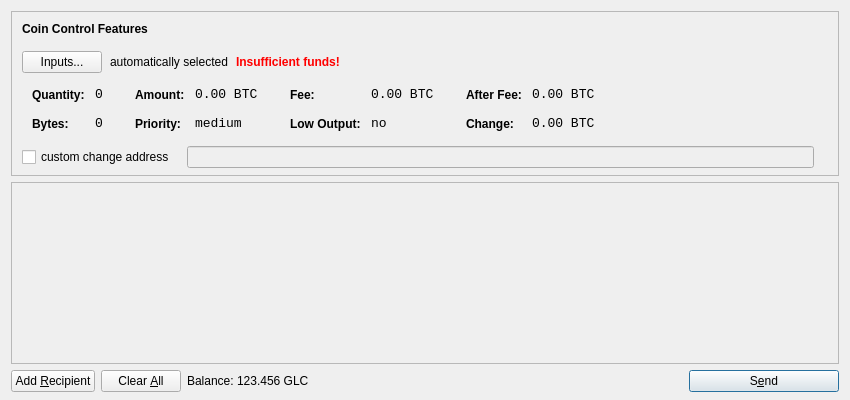
<?xml version="1.0" encoding="UTF-8"?>
<ui version="4.0">
 <class>SendCoinsDialog</class>
 <widget class="QDialog" name="SendCoinsDialog">
  <property name="geometry">
   <rect>
    <x>0</x>
    <y>0</y>
    <width>850</width>
    <height>400</height>
   </rect>
  </property>
  <property name="windowTitle">
   <string>Send Coins</string>
  </property>
  <layout class="QVBoxLayout" name="verticalLayout" stretch="0,1,0">
   <property name="bottomMargin">
    <number>8</number>
   </property>
   <item>
    <widget class="QFrame" name="frameCoinControl">
     <property name="sizePolicy">
      <sizepolicy hsizetype="Expanding" vsizetype="Expanding">
       <horstretch>0</horstretch>
       <verstretch>0</verstretch>
      </sizepolicy>
     </property>
     <property name="maximumSize">
      <size>
       <width>16777215</width>
       <height>16777215</height>
      </size>
     </property>
     <property name="frameShape">
      <enum>QFrame::StyledPanel</enum>
     </property>
     <property name="frameShadow">
      <enum>QFrame::Sunken</enum>
     </property>
     <layout class="QVBoxLayout" name="verticalLayoutCoinControl2">
      <property name="spacing">
       <number>-1</number>
      </property>
      <property name="leftMargin">
       <number>0</number>
      </property>
      <property name="topMargin">
       <number>0</number>
      </property>
      <property name="rightMargin">
       <number>0</number>
      </property>
      <property name="bottomMargin">
       <number>6</number>
      </property>
      <item>
       <layout class="QVBoxLayout" name="verticalLayoutCoinControl" stretch="0,0,0,0,1">
        <property name="spacing">
         <number>0</number>
        </property>
        <property name="leftMargin">
         <number>10</number>
        </property>
        <property name="topMargin">
         <number>10</number>
        </property>
        <item>
         <layout class="QHBoxLayout" name="horizontalLayoutCoinControl1">
          <property name="bottomMargin">
           <number>15</number>
          </property>
          <item>
           <widget class="QLabel" name="labelCoinControlFeatures">
            <property name="sizePolicy">
             <sizepolicy hsizetype="Preferred" vsizetype="Maximum">
              <horstretch>0</horstretch>
              <verstretch>0</verstretch>
             </sizepolicy>
            </property>
            <property name="font">
             <font>
              <weight>75</weight>
              <bold>true</bold>
             </font>
            </property>
            <property name="styleSheet">
             <string notr="true">font-weight:bold;</string>
            </property>
            <property name="text">
             <string>Coin Control Features</string>
            </property>
           </widget>
          </item>
         </layout>
        </item>
        <item>
         <layout class="QHBoxLayout" name="horizontalLayoutCoinControl2" stretch="0,0,0,0">
          <property name="spacing">
           <number>8</number>
          </property>
          <property name="bottomMargin">
           <number>10</number>
          </property>
          <item>
           <widget class="QPushButton" name="pushButtonCoinControl">
            <property name="styleSheet">
             <string notr="true"/>
            </property>
            <property name="text">
             <string>Inputs...</string>
            </property>
           </widget>
          </item>
          <item>
           <widget class="QLabel" name="labelCoinControlAutomaticallySelected">
            <property name="text">
             <string>automatically selected</string>
            </property>
            <property name="margin">
             <number>5</number>
            </property>
           </widget>
          </item>
          <item>
           <widget class="QLabel" name="labelCoinControlInsuffFunds">
            <property name="font">
             <font>
              <weight>75</weight>
              <bold>true</bold>
             </font>
            </property>
            <property name="styleSheet">
             <string notr="true">color:red;font-weight:bold;</string>
            </property>
            <property name="text">
             <string>Insufficient funds!</string>
            </property>
            <property name="margin">
             <number>5</number>
            </property>
           </widget>
          </item>
          <item>
           <spacer name="horizontalSpacerCoinControl">
            <property name="orientation">
             <enum>Qt::Horizontal</enum>
            </property>
            <property name="sizeHint" stdset="0">
             <size>
              <width>40</width>
              <height>1</height>
             </size>
            </property>
           </spacer>
          </item>
         </layout>
        </item>
        <item>
         <widget class="QWidget" name="widgetCoinControl" native="true">
          <property name="sizePolicy">
           <sizepolicy hsizetype="Preferred" vsizetype="Preferred">
            <horstretch>0</horstretch>
            <verstretch>0</verstretch>
           </sizepolicy>
          </property>
          <property name="minimumSize">
           <size>
            <width>0</width>
            <height>0</height>
           </size>
          </property>
          <property name="styleSheet">
           <string notr="true"/>
          </property>
          <layout class="QHBoxLayout" name="horizontalLayoutCoinControl5">
           <property name="margin">
            <number>0</number>
           </property>
           <item>
            <layout class="QHBoxLayout" name="horizontalLayoutCoinControl3" stretch="0,0,0,1">
             <property name="spacing">
              <number>20</number>
             </property>
             <property name="topMargin">
              <number>0</number>
             </property>
             <property name="bottomMargin">
              <number>10</number>
             </property>
             <item>
              <layout class="QFormLayout" name="formLayoutCoinControl1">
               <property name="horizontalSpacing">
                <number>10</number>
               </property>
               <property name="verticalSpacing">
                <number>14</number>
               </property>
               <property name="leftMargin">
                <number>10</number>
               </property>
               <property name="topMargin">
                <number>4</number>
               </property>
               <property name="rightMargin">
                <number>6</number>
               </property>
               <item row="0" column="0">
                <widget class="QLabel" name="labelCoinControlQuantityText">
                 <property name="styleSheet">
                  <string notr="true">font-weight:bold;</string>
                 </property>
                 <property name="text">
                  <string>Quantity:</string>
                 </property>
                 <property name="margin">
                  <number>0</number>
                 </property>
                </widget>
               </item>
               <item row="0" column="1">
                <widget class="QLabel" name="labelCoinControlQuantity">
                 <property name="font">
                  <font>
                   <family>Monospace</family>
                   <pointsize>10</pointsize>
                  </font>
                 </property>
                 <property name="cursor">
                  <cursorShape>IBeamCursor</cursorShape>
                 </property>
                 <property name="contextMenuPolicy">
                  <enum>Qt::ActionsContextMenu</enum>
                 </property>
                 <property name="text">
                  <string notr="true">0</string>
                 </property>
                 <property name="margin">
                  <number>0</number>
                 </property>
                 <property name="textInteractionFlags">
                  <set>Qt::LinksAccessibleByMouse|Qt::TextSelectableByKeyboard|Qt::TextSelectableByMouse</set>
                 </property>
                </widget>
               </item>
               <item row="1" column="0">
                <widget class="QLabel" name="labelCoinControlBytesText">
                 <property name="styleSheet">
                  <string notr="true">font-weight:bold;</string>
                 </property>
                 <property name="text">
                  <string>Bytes:</string>
                 </property>
                </widget>
               </item>
               <item row="1" column="1">
                <widget class="QLabel" name="labelCoinControlBytes">
                 <property name="font">
                  <font>
                   <family>Monospace</family>
                   <pointsize>10</pointsize>
                  </font>
                 </property>
                 <property name="cursor">
                  <cursorShape>IBeamCursor</cursorShape>
                 </property>
                 <property name="contextMenuPolicy">
                  <enum>Qt::ActionsContextMenu</enum>
                 </property>
                 <property name="text">
                  <string notr="true">0</string>
                 </property>
                 <property name="textInteractionFlags">
                  <set>Qt::LinksAccessibleByMouse|Qt::TextSelectableByKeyboard|Qt::TextSelectableByMouse</set>
                 </property>
                </widget>
               </item>
              </layout>
             </item>
             <item>
              <layout class="QFormLayout" name="formLayoutCoinControl2">
               <property name="horizontalSpacing">
                <number>10</number>
               </property>
               <property name="verticalSpacing">
                <number>14</number>
               </property>
               <property name="leftMargin">
                <number>6</number>
               </property>
               <property name="topMargin">
                <number>4</number>
               </property>
               <property name="rightMargin">
                <number>6</number>
               </property>
               <item row="0" column="0">
                <widget class="QLabel" name="labelCoinControlAmountText">
                 <property name="styleSheet">
                  <string notr="true">font-weight:bold;</string>
                 </property>
                 <property name="text">
                  <string>Amount:</string>
                 </property>
                 <property name="margin">
                  <number>0</number>
                 </property>
                </widget>
               </item>
               <item row="0" column="1">
                <widget class="QLabel" name="labelCoinControlAmount">
                 <property name="font">
                  <font>
                   <family>Monospace</family>
                   <pointsize>10</pointsize>
                  </font>
                 </property>
                 <property name="cursor">
                  <cursorShape>IBeamCursor</cursorShape>
                 </property>
                 <property name="contextMenuPolicy">
                  <enum>Qt::ActionsContextMenu</enum>
                 </property>
                 <property name="text">
                  <string notr="true">0.00 BTC</string>
                 </property>
                 <property name="textInteractionFlags">
                  <set>Qt::LinksAccessibleByMouse|Qt::TextSelectableByKeyboard|Qt::TextSelectableByMouse</set>
                 </property>
                </widget>
               </item>
               <item row="1" column="0">
                <widget class="QLabel" name="labelCoinControlPriorityText">
                 <property name="styleSheet">
                  <string notr="true">font-weight:bold;</string>
                 </property>
                 <property name="text">
                  <string>Priority:</string>
                 </property>
                </widget>
               </item>
               <item row="1" column="1">
                <widget class="QLabel" name="labelCoinControlPriority">
                 <property name="font">
                  <font>
                   <family>Monospace</family>
                   <pointsize>10</pointsize>
                  </font>
                 </property>
                 <property name="cursor">
                  <cursorShape>IBeamCursor</cursorShape>
                 </property>
                 <property name="contextMenuPolicy">
                  <enum>Qt::ActionsContextMenu</enum>
                 </property>
                 <property name="text">
                  <string>medium</string>
                 </property>
                 <property name="textInteractionFlags">
                  <set>Qt::LinksAccessibleByMouse|Qt::TextSelectableByKeyboard|Qt::TextSelectableByMouse</set>
                 </property>
                </widget>
               </item>
              </layout>
             </item>
             <item>
              <layout class="QFormLayout" name="formLayoutCoinControl3">
               <property name="horizontalSpacing">
                <number>10</number>
               </property>
               <property name="verticalSpacing">
                <number>14</number>
               </property>
               <property name="leftMargin">
                <number>6</number>
               </property>
               <property name="topMargin">
                <number>4</number>
               </property>
               <property name="rightMargin">
                <number>6</number>
               </property>
               <item row="0" column="0">
                <widget class="QLabel" name="labelCoinControlFeeText">
                 <property name="styleSheet">
                  <string notr="true">font-weight:bold;</string>
                 </property>
                 <property name="text">
                  <string>Fee:</string>
                 </property>
                 <property name="margin">
                  <number>0</number>
                 </property>
                </widget>
               </item>
               <item row="0" column="1">
                <widget class="QLabel" name="labelCoinControlFee">
                 <property name="font">
                  <font>
                   <family>Monospace</family>
                   <pointsize>10</pointsize>
                  </font>
                 </property>
                 <property name="cursor">
                  <cursorShape>IBeamCursor</cursorShape>
                 </property>
                 <property name="contextMenuPolicy">
                  <enum>Qt::ActionsContextMenu</enum>
                 </property>
                 <property name="text">
                  <string notr="true">0.00 BTC</string>
                 </property>
                 <property name="textInteractionFlags">
                  <set>Qt::LinksAccessibleByMouse|Qt::TextSelectableByKeyboard|Qt::TextSelectableByMouse</set>
                 </property>
                </widget>
               </item>
               <item row="1" column="0">
                <widget class="QLabel" name="labelCoinControlLowOutputText">
                 <property name="styleSheet">
                  <string notr="true">font-weight:bold;</string>
                 </property>
                 <property name="text">
                  <string>Low Output:</string>
                 </property>
                </widget>
               </item>
               <item row="1" column="1">
                <widget class="QLabel" name="labelCoinControlLowOutput">
                 <property name="font">
                  <font>
                   <family>Monospace</family>
                   <pointsize>10</pointsize>
                  </font>
                 </property>
                 <property name="cursor">
                  <cursorShape>IBeamCursor</cursorShape>
                 </property>
                 <property name="contextMenuPolicy">
                  <enum>Qt::ActionsContextMenu</enum>
                 </property>
                 <property name="text">
                  <string>no</string>
                 </property>
                 <property name="textInteractionFlags">
                  <set>Qt::LinksAccessibleByMouse|Qt::TextSelectableByKeyboard|Qt::TextSelectableByMouse</set>
                 </property>
                </widget>
               </item>
              </layout>
             </item>
             <item>
              <layout class="QFormLayout" name="formLayoutCoinControl4">
               <property name="horizontalSpacing">
                <number>10</number>
               </property>
               <property name="verticalSpacing">
                <number>14</number>
               </property>
               <property name="leftMargin">
                <number>6</number>
               </property>
               <property name="topMargin">
                <number>4</number>
               </property>
               <property name="rightMargin">
                <number>6</number>
               </property>
               <item row="0" column="0">
                <widget class="QLabel" name="labelCoinControlAfterFeeText">
                 <property name="styleSheet">
                  <string notr="true">font-weight:bold;</string>
                 </property>
                 <property name="text">
                  <string>After Fee:</string>
                 </property>
                 <property name="margin">
                  <number>0</number>
                 </property>
                </widget>
               </item>
               <item row="0" column="1">
                <widget class="QLabel" name="labelCoinControlAfterFee">
                 <property name="font">
                  <font>
                   <family>Monospace</family>
                   <pointsize>10</pointsize>
                  </font>
                 </property>
                 <property name="cursor">
                  <cursorShape>IBeamCursor</cursorShape>
                 </property>
                 <property name="contextMenuPolicy">
                  <enum>Qt::ActionsContextMenu</enum>
                 </property>
                 <property name="text">
                  <string notr="true">0.00 BTC</string>
                 </property>
                 <property name="textInteractionFlags">
                  <set>Qt::LinksAccessibleByMouse|Qt::TextSelectableByKeyboard|Qt::TextSelectableByMouse</set>
                 </property>
                </widget>
               </item>
               <item row="1" column="0">
                <widget class="QLabel" name="labelCoinControlChangeText">
                 <property name="styleSheet">
                  <string notr="true">font-weight:bold;</string>
                 </property>
                 <property name="text">
                  <string>Change:</string>
                 </property>
                </widget>
               </item>
               <item row="1" column="1">
                <widget class="QLabel" name="labelCoinControlChange">
                 <property name="font">
                  <font>
                   <family>Monospace</family>
                   <pointsize>10</pointsize>
                  </font>
                 </property>
                 <property name="cursor">
                  <cursorShape>IBeamCursor</cursorShape>
                 </property>
                 <property name="contextMenuPolicy">
                  <enum>Qt::ActionsContextMenu</enum>
                 </property>
                 <property name="text">
                  <string notr="true">0.00 BTC</string>
                 </property>
                 <property name="textInteractionFlags">
                  <set>Qt::LinksAccessibleByMouse|Qt::TextSelectableByKeyboard|Qt::TextSelectableByMouse</set>
                 </property>
                </widget>
               </item>
              </layout>
             </item>
            </layout>
           </item>
          </layout>
         </widget>
        </item>
        <item>
         <layout class="QHBoxLayout" name="horizontalLayoutCoinControl4" stretch="0,0,0">
          <property name="spacing">
           <number>12</number>
          </property>
          <property name="sizeConstraint">
           <enum>QLayout::SetDefaultConstraint</enum>
          </property>
          <property name="topMargin">
           <number>5</number>
          </property>
          <property name="rightMargin">
           <number>5</number>
          </property>
          <item>
           <widget class="QCheckBox" name="checkBoxCoinControlChange">
            <property name="text">
             <string>custom change address</string>
            </property>
           </widget>
          </item>
          <item>
           <widget class="QLineEdit" name="lineEditCoinControlChange">
            <property name="enabled">
             <bool>false</bool>
            </property>
            <property name="sizePolicy">
             <sizepolicy hsizetype="Expanding" vsizetype="Fixed">
              <horstretch>0</horstretch>
              <verstretch>0</verstretch>
             </sizepolicy>
            </property>
           </widget>
          </item>
          <item>
           <widget class="QLabel" name="labelCoinControlChangeLabel">
            <property name="sizePolicy">
             <sizepolicy hsizetype="Preferred" vsizetype="Expanding">
              <horstretch>0</horstretch>
              <verstretch>0</verstretch>
             </sizepolicy>
            </property>
            <property name="minimumSize">
             <size>
              <width>0</width>
              <height>0</height>
             </size>
            </property>
            <property name="text">
             <string/>
            </property>
            <property name="margin">
             <number>3</number>
            </property>
           </widget>
          </item>
         </layout>
        </item>
        <item>
         <spacer name="verticalSpacerCoinControl">
          <property name="orientation">
           <enum>Qt::Vertical</enum>
          </property>
          <property name="sizeHint" stdset="0">
           <size>
            <width>800</width>
            <height>1</height>
           </size>
          </property>
         </spacer>
        </item>
       </layout>
      </item>
     </layout>
    </widget>
   </item>
   <item>
    <widget class="QScrollArea" name="scrollArea">
     <property name="widgetResizable">
      <bool>true</bool>
     </property>
     <widget class="QWidget" name="scrollAreaWidgetContents">
      <property name="geometry">
       <rect>
        <x>0</x>
        <y>0</y>
        <width>830</width>
        <height>165</height>
       </rect>
      </property>
      <layout class="QVBoxLayout" name="verticalLayout_2">
       <property name="margin">
        <number>0</number>
       </property>
       <item>
        <layout class="QVBoxLayout" name="entries">
         <property name="spacing">
          <number>6</number>
         </property>
        </layout>
       </item>
       <item>
        <spacer name="verticalSpacer">
         <property name="orientation">
          <enum>Qt::Vertical</enum>
         </property>
         <property name="sizeHint" stdset="0">
          <size>
           <width>20</width>
           <height>40</height>
          </size>
         </property>
        </spacer>
       </item>
      </layout>
     </widget>
    </widget>
   </item>
   <item>
    <layout class="QHBoxLayout" name="horizontalLayout">
     <item>
      <widget class="QPushButton" name="addButton">
       <property name="toolTip">
        <string>Send to multiple recipients at once</string>
       </property>
       <property name="text">
        <string>Add &amp;Recipient</string>
       </property>
       <property name="icon">
        <iconset resource="../bitcoin.qrc">
         <normaloff>:/icons/add</normaloff>:/icons/add</iconset>
       </property>
       <property name="autoDefault">
        <bool>false</bool>
       </property>
      </widget>
     </item>
     <item>
      <widget class="QPushButton" name="clearButton">
       <property name="sizePolicy">
        <sizepolicy hsizetype="Minimum" vsizetype="Fixed">
         <horstretch>0</horstretch>
         <verstretch>0</verstretch>
        </sizepolicy>
       </property>
       <property name="toolTip">
        <string>Remove all transaction fields</string>
       </property>
       <property name="text">
        <string>Clear &amp;All</string>
       </property>
       <property name="icon">
        <iconset resource="../bitcoin.qrc">
         <normaloff>:/icons/remove</normaloff>:/icons/remove</iconset>
       </property>
       <property name="autoRepeatDelay">
        <number>300</number>
       </property>
       <property name="autoDefault">
        <bool>false</bool>
       </property>
      </widget>
     </item>
     <item>
      <layout class="QHBoxLayout" name="horizontalLayout_2">
       <property name="spacing">
        <number>3</number>
       </property>
       <item>
        <widget class="QLabel" name="label">
         <property name="text">
          <string>Balance:</string>
         </property>
        </widget>
       </item>
       <item>
        <widget class="QLabel" name="labelBalance">
         <property name="cursor">
          <cursorShape>IBeamCursor</cursorShape>
         </property>
         <property name="text">
          <string>123.456 GLC</string>
         </property>
         <property name="textInteractionFlags">
          <set>Qt::LinksAccessibleByMouse|Qt::TextSelectableByKeyboard|Qt::TextSelectableByMouse</set>
         </property>
        </widget>
       </item>
      </layout>
     </item>
     <item>
      <spacer name="horizontalSpacer">
       <property name="orientation">
        <enum>Qt::Horizontal</enum>
       </property>
       <property name="sizeHint" stdset="0">
        <size>
         <width>40</width>
         <height>20</height>
        </size>
       </property>
      </spacer>
     </item>
     <item>
      <widget class="QPushButton" name="sendButton">
       <property name="minimumSize">
        <size>
         <width>150</width>
         <height>0</height>
        </size>
       </property>
       <property name="toolTip">
        <string>Confirm the send action</string>
       </property>
       <property name="text">
        <string>S&amp;end</string>
       </property>
       <property name="icon">
        <iconset resource="../bitcoin.qrc">
         <normaloff>:/icons/send</normaloff>:/icons/send</iconset>
       </property>
       <property name="default">
        <bool>true</bool>
       </property>
      </widget>
     </item>
    </layout>
   </item>
  </layout>
 </widget>
 <resources>
  <include location="../bitcoin.qrc"/>
 </resources>
 <connections/>
</ui>
